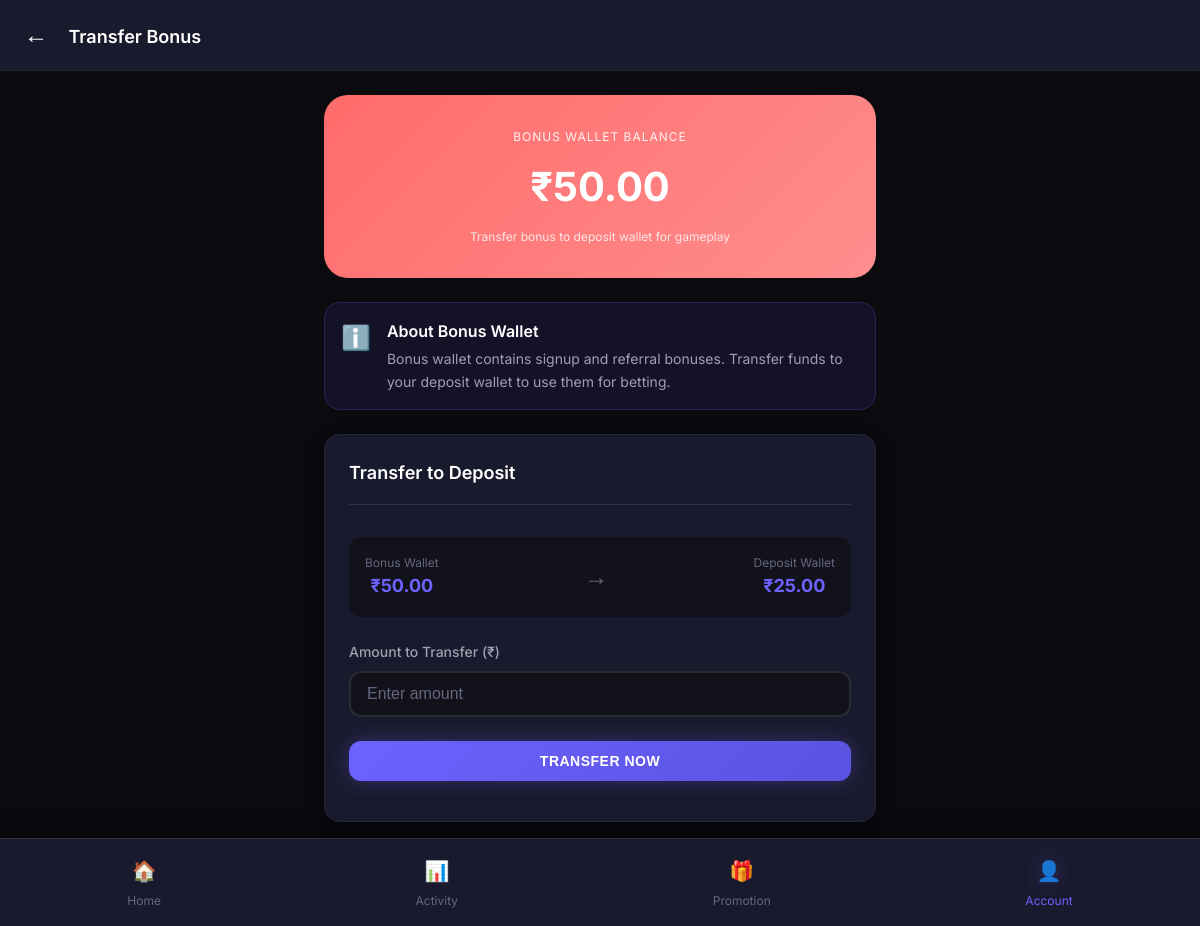
Page /wallet/transfer-bonus/ (signed in) on the earlier database version.
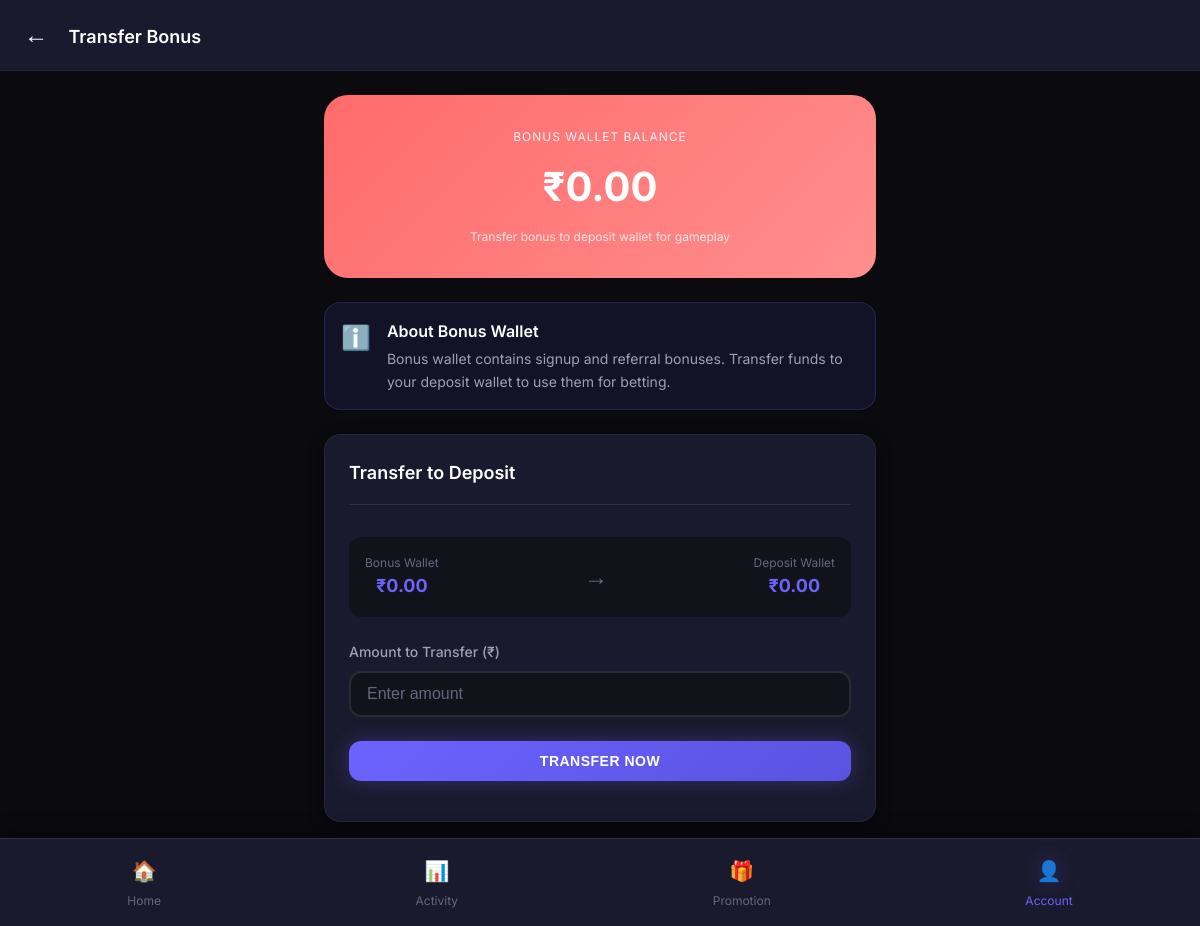
Same page on the later database version.
### wallet/models.py (models this page shows, shortened)
class Wallet(models.Model):
    user = models.OneToOneField(settings.AUTH_USER_MODEL, on_delete=models.CASCADE, related_name='wallet')
    deposit_balance = models.DecimalField(max_digits=12, decimal_places=2, default=Decimal('0.00'))
    winning_balance = models.DecimalField(max_digits=12, decimal_places=2, default=Decimal('0.00'))
    bonus_balance = models.DecimalField(max_digits=12, decimal_places=2, default=Decimal('0.00'))
    created_at = models.DateTimeField(auto_now_add=True)
    updated_at = models.DateTimeField(auto_now=True)
    class Meta:
        verbose_name_plural = 'Wallets'

### wallet/views.py (the view, shortened to what this page needs)
# urls.py: path('transfer-bonus/', views.transfer_bonus, name='transfer_bonus'),
@login_required
def transfer_bonus(request):
    wallet, created = Wallet.objects.get_or_create(user=request.user)
    context = {
        'wallet': wallet,
    }
    return render(request, 'wallet/transfer_bonus.html', context)

### core/context_processors.py (called while the page is built)
def site_settings(request):
    return {
        'SITE_NAME': 'Color Prediction',
        'SITE_SETTING': {
            'admin_upi': getattr(settings, 'ADMIN_UPI', 'Not configured'),
            'admin_qr': getattr(settings, 'ADMIN_QR', ''),
        },
        'GAME_SETTINGS': settings.GAME_SETTINGS,
    }

### templates/wallet/transfer_bonus.html (shortened to what this page needs)
{% extends 'base/base.html' %}
{% load static %}
{% block content %}
<div class="app-container">
    <header class="app-header">
        <div class="header-left">
            <a href="{% url 'wallet' %}" class="back-btn">←</a>
            <span class="page-title">Transfer Bonus</span>
        </div>
    </header>
    <main class="main-content">
        <div class="balance-card bonus">
            <div class="balance-label">Bonus Wallet Balance</div>
            <div class="balance-amount">₹{{ wallet.bonus_balance|default:"0.00" }}</div>
            <div class="balance-note">Transfer bonus to deposit wallet for gameplay</div>
        </div>
        <div class="info-box">
            <div class="info-icon">ℹ️</div>
            <div class="info-content">
                <div class="info-title">About Bonus Wallet</div>
                <div class="info-text">
                    Bonus wallet contains signup and referral bonuses. Transfer funds to your deposit wallet to use them for betting.
                </div>
            </div>
        </div>
        <div class="card mt-3">
            <div class="card-header">
                <span class="card-title">Transfer to Deposit</span>
            </div>
            <div class="card-body">
                <div class="wallet-summary">
                    <div class="wallet-summary-item">
                        <span class="label">Bonus Wallet</span>
                        <span class="value">₹{{ wallet.bonus_balance|default:"0.00" }}</span>
                    </div>
                    <div class="wallet-summary-arrow">→</div>
                    <div class="wallet-summary-item">
                        <span class="label">Deposit Wallet</span>
                        <span class="value">₹{{ wallet.deposit_balance|default:"0.00" }}</span>
                    </div>
                </div>
                <div class="form-group">
                    <label class="form-label">Amount to Transfer (₹)</label>
                    <input type="number" id="amount" class="form-control" placeholder="Enter amount" min="1" max="{{ wallet.bonus_balance }}">
                </div>
                <button class="btn btn-primary btn-block" onclick="transferBonus()">
                    Transfer Now
                </button>
            </div>
        </div>
    </main>
    <nav class="bottom-nav">
        <a href="{% url 'game_home' %}" class="nav-item">
            <span class="nav-icon">🏠</span>
            <span>Home</span>
        </a>
        <a href="{% url 'my_bets' %}" class="nav-item">
            <span class="nav-icon">📊</span>
            <span>Activity</span>
        </a>
        <a href="{% url 'referral_dashboard' %}" class="nav-item">
            <span class="nav-icon">🎁</span>
            <span>Promotion</span>
        </a>
        <a href="{% url 'wallet' %}" class="nav-item active">
            <span class="nav-icon">👤</span>
            <span>Account</span>
        </a>
    </nav>
</div>
{% endblock %}

Differences in the rows shown:
changed Wallet: bonus_balance "50.00" → "0.00"; deposit_balance "25.00" → "0.00"
